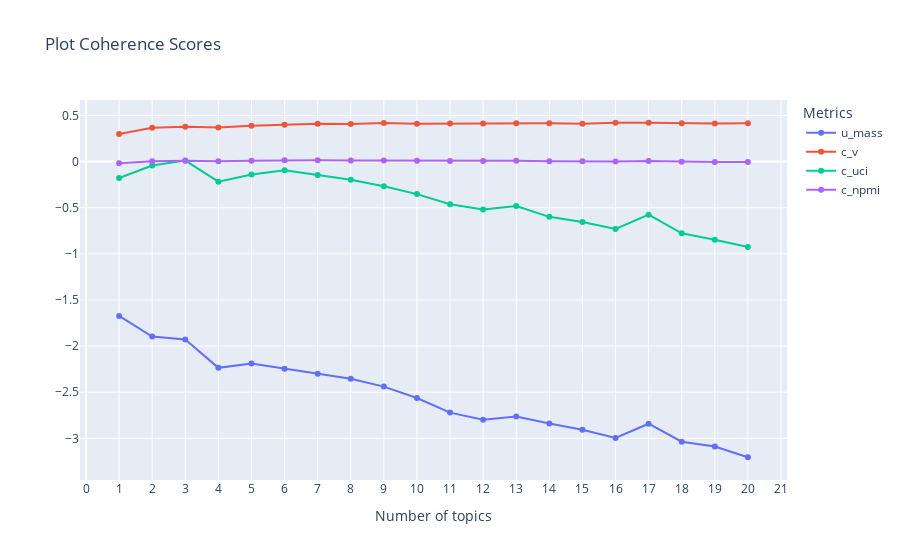

Notebook code cell kept with this figure:
### Markdown cell above
## 2.1 Choose the number of topics

### Code cell
start_time = time.time() #Start count time
u_mass, c_v, c_uci, c_npmi = CalculateCoherenceRange(allwords_abstracts, allwords_bow, allwords_dictionary)
print('- Finish in', round((time.time() - start_time)/60), 'min(s)')

#Plot the coherence plot
PlotCoherenceScores(u_mass, c_v, c_uci, c_npmi)

### Figure 1 — Plotly figure (JSON) as saved in the notebook; plotly's stock layout.template omitted (floating-point values rounded to 4 significant figures)
{"data": [{"mode": "lines+markers", "name": "u_mass", "type": "scatter", "x": [1, 2, 3, 4, 5, 6, 7, 8, 9, 10, 11, 12, 13, 14, 15, 16, 17, 18, 19, 20], "y": [-1.674, -1.896, -1.928, -2.236, -2.189, -2.245, -2.3, -2.354, -2.439, -2.563, -2.721, -2.799, -2.763, -2.84, -2.907, -2.996, -2.842, -3.037, -3.088, -3.205]}, {"mode": "lines+markers", "name": "c_v", "type": "scatter", "x": [1, 2, 3, 4, 5, 6, 7, 8, 9, 10, 11, 12, 13, 14, 15, 16, 17, 18, 19, 20], "y": [0.2983, 0.3677, 0.3782, 0.3691, 0.3874, 0.399, 0.4108, 0.4085, 0.417, 0.4095, 0.4122, 0.4131, 0.4165, 0.4169, 0.411, 0.4211, 0.4205, 0.4152, 0.4135, 0.4161]}, {"mode": "lines+markers", "name": "c_uci", "type": "scatter", "x": [1, 2, 3, 4, 5, 6, 7, 8, 9, 10, 11, 12, 13, 14, 15, 16, 17, 18, 19, 20], "y": [-0.1774, -0.04216, 0.01104, -0.2181, -0.1403, -0.09429, -0.1453, -0.1958, -0.2669, -0.3527, -0.4619, -0.5198, -0.4812, -0.5989, -0.6559, -0.7305, -0.5756, -0.7773, -0.847, -0.9263]}, {"mode": "lines+markers", "name": "c_npmi", "type": "scatter", "x": [1, 2, 3, 4, 5, 6, 7, 8, 9, 10, 11, 12, 13, 14, 15, 16, 17, 18, 19, 20], "y": [-0.01837, 0.003678, 0.008107, 0.003345, 0.008508, 0.01344, 0.01458, 0.01258, 0.01266, 0.009701, 0.006622, 0.005426, 0.007964, 0.004781, 0.002397, 5.144e-05, 0.006547, -0.0006052, -0.004077, -0.005596]}], "layout": {"legend": {"title": {"text": "Metrics"}}, "title": {"text": "Plot Coherence Scores"}, "xaxis": {"dtick": 1, "title": {"text": "Number of topics"}}}}
